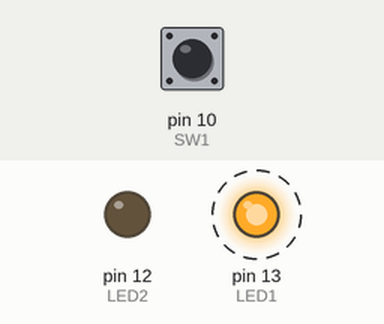
Simulated run of this sketch. Board: Arduino Uno, built with avr-gcc and run on an emulated ATmega328P. On the bench: output pins drawn as LEDs (lit = HIGH). Dashed ring = blinking. Inputs (shaded band) come from the test bench; at power-on: pin 10 (SW1) LOW.

Above: at 1.2 s.
1.3 s: pin 10 (SW1) pulled HIGH for 0.15 s
At 2.25 s:
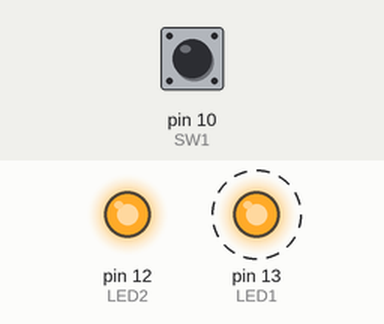
4.3 s: pin 10 (SW1) pulled HIGH for 1 s
At 4.75 s:
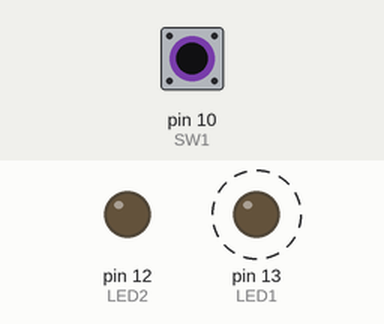
8.0 s: pin 10 (SW1) pulled HIGH for 3.2 s
At 8.9 s:
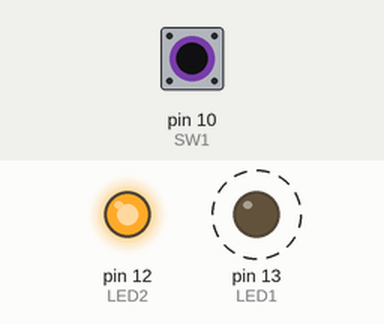
Timing chart, 0 to 18.7 s (numbered marks = the images above; inputs shaded):
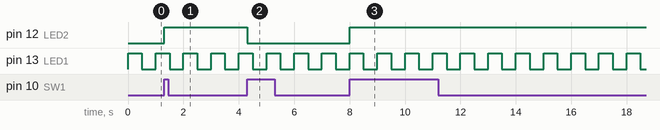

Measured:
- after the input at 1.3 s, pin 12 (LED2): LOW → HIGH at once
- after the input at 4.3 s, pin 12 (LED2): HIGH → LOW at once
- after the input at 8.0 s, pin 12 (LED2): LOW → HIGH at once
- by itself, pin 13 (LED1): alternates HIGH for 0.50 s and LOW for 0.50 s

The sketch:

Blink_millis4.ino
```cpp
// (licence header left out)
const uint16_t BLINK_INTERVAL = 500;  // Time interval between toggling LED1 in milliseconds
const uint8_t LED1 = 13;              // LED1 is connected to D13
const uint8_t LED2 = 12;              // LED2 is connected to D12
const uint8_t SW1 = 10;               // SW1 is connected to D10

uint32_t blink_time;                  // Global variable to store the time that LED1 last changed state
bool SW1_went_back_low;               // Global variable to indicate that SW1 returned low after going high

void setup() {
  pinMode(LED1, OUTPUT);              // Configure LED1 pin as a digital output
  pinMode(LED2, OUTPUT);              // Configure LED2 pin as a digital output
  pinMode(SW1, INPUT);                // Configure SW1 pin as a digital input

  digitalWrite(LED1, HIGH);           // Set LED1 high initially
  digitalWrite(LED2, LOW);            // Set LED2 low initially
  blink_time = millis();              // Remember the current value of the millis timer

  SW1_went_back_low = true;
}

void loop() {
  uint32_t t;                         // Local variable to store the current value of the millis timer
  bool SW1_high;                      // Local variable to indicate if SW1 is high

  t = millis();                       // Get the current value of the millis timer
  if (t >= blink_time + BLINK_INTERVAL) {     // If BLINK_INTERVAL milliseconds have elapsed since blink_time,
    digitalWrite(LED1, !digitalRead(LED1));   //   toggle the state of LED1 and
    blink_time = t;                           //   set blink_time to the current value of the millis timer
  }

  SW1_high = digitalRead(SW1) == HIGH;
  if (SW1_went_back_low && SW1_high) {          // If we are seeing SW1 high for the first time since SW1 went back low,
    digitalWrite(LED2, !digitalRead(LED2));     //   toggle LED2 and
    SW1_went_back_low = false;                  //   set SW1_went_back_low to false to make sure SW1 goes low before we toggle LED2 again
  } else if (!SW1_went_back_low && !SW1_high) { // else if we are looking for SW1 to go low and SW1 is now low,
    SW1_went_back_low = true;                   //   set SW1_went_back_low to true.
  }
}
```
